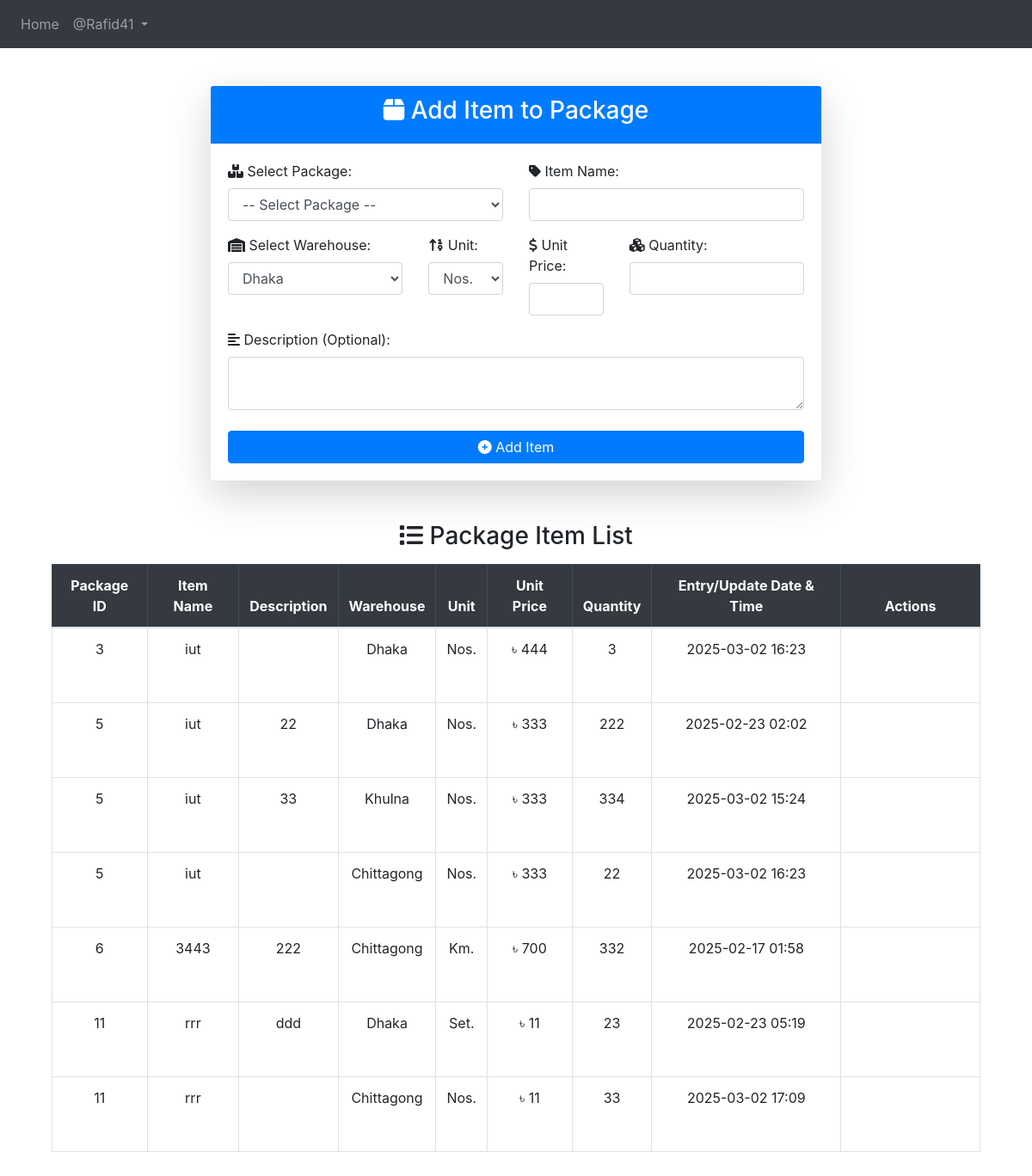
Before: /entry/add_item_to_package/ (signed in) with the older database file.
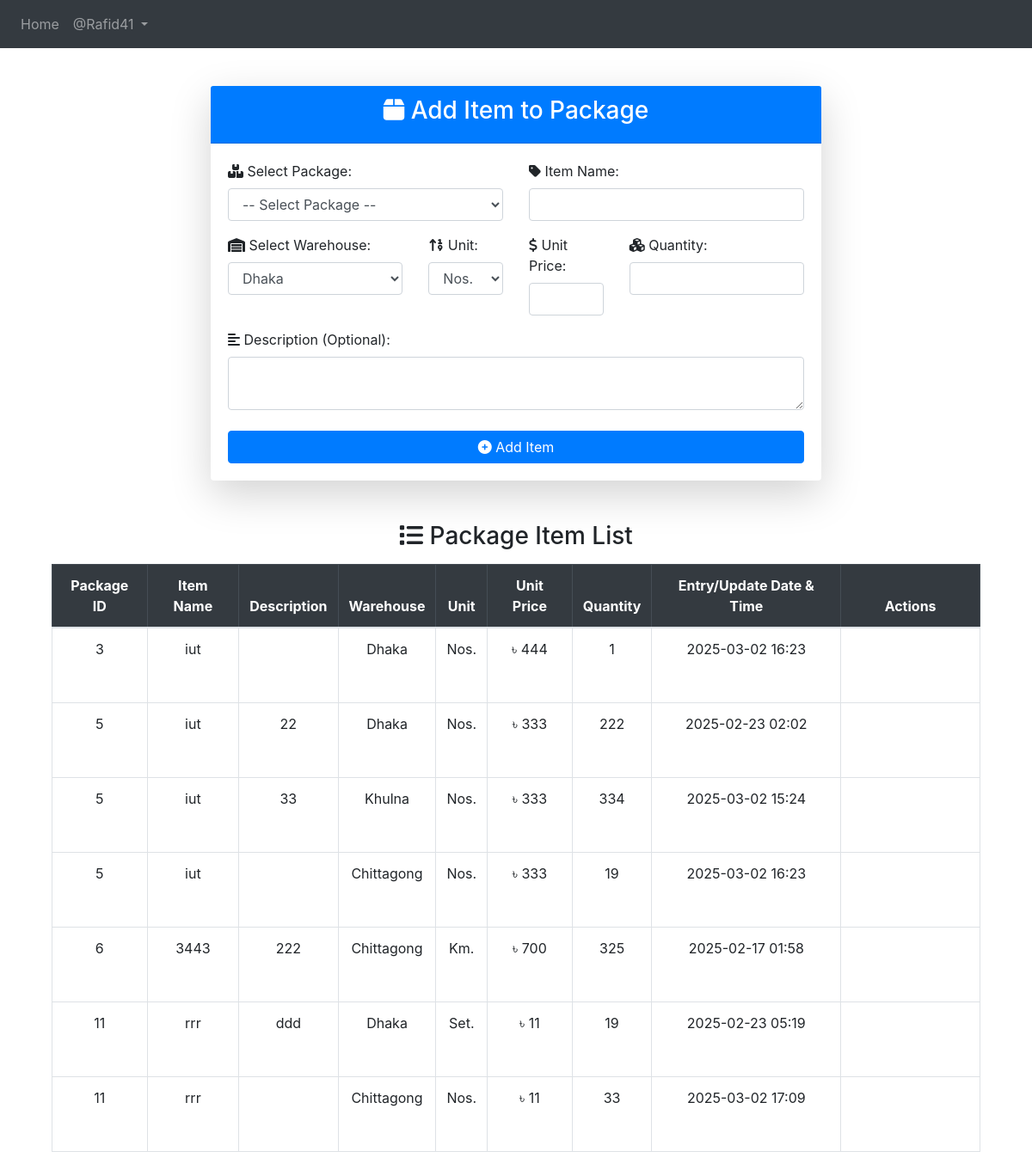
After: the same page with the newer database file.
### App_Entry/models.py (models this page shows, shortened)
class Item(models.Model):
    WAREHOUSE_CHOICES = [
        ("Dhaka", "Dhaka"),
        ("Khulna", "Khulna"),
        ("Chittagong", "Chittagong"),
    ]
    UNIT_CHOICES = [
        ("Nos.", "Nos."),
        ("Mtr.", "Mtr."),
        ("Km.", "Km."),
        ("Set.", "Set."),
        ("Pair.", "Pair."),
    ]
    name = models.CharField(max_length=255)
    description = models.TextField(blank=True, null=True)
    warehouse = models.CharField(
        max_length=50, choices=WAREHOUSE_CHOICES, default="Dhaka"
    )
    unit_of_item = models.CharField(
        max_length=10, choices=UNIT_CHOICES, default="Nos."
    )  # Updated field
    unit_price = models.BigIntegerField(default=0)
    quantity_of_item = models.BigIntegerField(default=0)
    package = models.ForeignKey(
        Package,
        on_delete=models.SET_NULL,
        related_name="package_of_item",
        null=True,
    )
    created_at = models.DateTimeField(auto_now_add=True)

class Package(models.Model):
    packageId = models.BigIntegerField(unique=True)

### App_Entry/views.py (the view, shortened to what this page needs)
@login_required
def add_item_to_package(request):
    packages = Package.objects.all().order_by("packageId")
    items = Item.objects.all().order_by("package__packageId")
    UNIT_CHOICES = ["Nos.", "Mtr.", "Km.", "Set.", "Pair."]
    return render(
        request,
        "App_Entry/Add_item_to_package.html",
        {"packages": packages, "items": items, "unit_choices": UNIT_CHOICES},
    )

### templates/App_Entry/Add_item_to_package.html (shortened to what the changed rows need)
{% extends 'base.html' %}
{% load crispy_forms_tags %}
{% load static %}
{% block body_block %}
<div class="container mt-4">
    <table class="table table-hover table-bordered mt-3">
        <thead class="table-dark">
            <tr class="text-center">
                <th>Package ID</th>
                <th>Item Name</th>
                <th>Description</th>
                <th>Warehouse</th>
                <th>Unit</th>
                <th>Unit Price</th>
                <th>Quantity</th>
                <th>Entry/Update Date & Time</th>
                <th>Actions</th>
            </tr>
        </thead>
        <tbody>
            {% for item in items %}
            <tr class="text-center">
                <td>{{ item.package.packageId }}</td>
                <td>{{ item.name }}</td>
                <td>{{ item.description }}</td>
                <td>{{ item.warehouse }}</td>
                <td>{{ item.unit_of_item }}</td>
                <td>৳ {{ item.unit_price }}</td>
                <td>{{ item.quantity_of_item }}</td>
                <td>{{ item.created_at|date:"Y-m-d H:i" }}</td>
                <td class="action-cell">
                </td>
            </tr>
            {% endfor %}
        </tbody>
    </table>
    <br><br>
</div>
{% endblock %}

Changed rows visible on the page:
changed Item (number 1 of 7 on the later page): quantity_of_item "3" → "1"
changed Item (number 4 of 7 on the later page): quantity_of_item "22" → "19"
changed Item "Km.": quantity_of_item "332" → "325"
changed Item "ddd": quantity_of_item "23" → "19"
